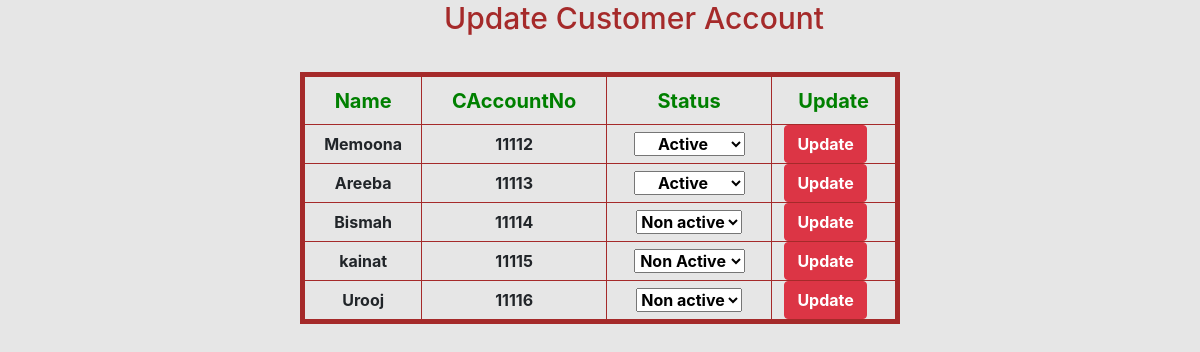
Screenshot of /changeStatus.php with the database file from the repository.
### tables this page shows
CREATE TABLE `customer` (
  `CAccount_No` int(11) NOT NULL,
  `Name` varchar(20) NOT NULL,
  `PIN` int(11) NOT NULL,
  `id` int(11) NOT NULL,
  `AccountNO` int(11) NOT NULL,
  `ATM_ID` int(11) NOT NULL,
  `Request_Type` text DEFAULT NULL,
  `Request_Status` text DEFAULT NULL
);

CREATE TABLE `account` (
  `AccountNO` int(11) NOT NULL,
  `AccountStatus` varchar(20) NOT NULL,
  `AccountType` varchar(20) NOT NULL,
  `Balance` float NOT NULL,
  `MLoginID` int(11) NOT NULL
);

### changeStatus.php (the view, shortened to what this page needs)
<!DOCTYPE html>
<html lang="en">
<head>
    <link rel="stylesheet" href="https://maxcdn.bootstrapcdn.com/bootstrap/4.0.0/css/bootstrap.min.css">
</head>
<body>
<?php
require("connection.php");
$query = "select customer.Name , customer.CAccount_No, account.AccountStatus from customer join account on(customer.AccountNO = account.AccountNO)";
$result = mysqli_query($con,$query);
$count =  mysqli_num_rows($result);
if($count==0){
    echo "No customer found!";
}
else{
    echo "
    <h3 style = 'margin-left: 37%; color:brown;font-size: 30px'> Update Customer Account</h3>
    <table style = 'margin-left: 25%;
    border: 5px solid brown;
    margin-top:3%; width: 50% ;
    ' border = 1 cellspacing = 0; cellpadding = 0 >
    <tr>
    <td  style= 'color:green;font-size: 20px;font-weight:bold; height: 50px ; text-align:center' >Name </td>
    <td  style= 'color:green;font-size: 20px;font-weight:bold; height: 50px; text-align:center'> CAccountNo </td>
    <td  style= 'color:green;font-size: 20px;font-weight:bold; height: 50px; text-align:center'> Status </td>
    <td  style= 'color:green;font-size: 20px;font-weight:bold; height: 50px; text-align:center'> Update </td>
    </tr>
    ";
   while ($row = mysqli_fetch_array($result ,MYSQLI_ASSOC)) {
    $CName = $row['Name'];
    $CaccountNo = $row['CAccount_No'];
   $status= $row['AccountStatus'];
    echo "
    <tr>
    <td style= 'font-weight:bold;  text-align:center'> $CName</td>
    <td style= 'font-weight:bold;  text-align:center'> $CaccountNo</td>
    <form  method = 'get'>
    <td style= 'font-weight:bold;  text-align:center'>
    <select style= 'font-weight:bold;  text-align:center' name = 'status'>
    <option value = '$status'> $status </option>";
    echo "</select>
    </td>
   <td>
    <button formaction = 'changeStatus2.php' name = 'idd' type = 'submit' value = '$CaccountNo' class='btn btn-danger' style= 'font-weight:bold;  text-align:center ; margin-left: 10%' > Update </button>
    </form></td>
    </tr>
    ";
   }
   echo "</table>";
}
?>
</body>
</html>

### changeStatus.php (style rules this page uses)
body { background-color: #e6e6e6; width : 100%; height: 100%; }

### rows the page displays
customer: Name "Memoona", CAccount_No "11112", status "Active"
customer: Name "Areeba", CAccount_No "11113", status "Active"
customer: Name "Bismah", CAccount_No "11114", status "Non active"
customer: Name "kainat", CAccount_No "11115", status "Non Active"
customer: Name "Urooj", CAccount_No "11116", status "Non active"
